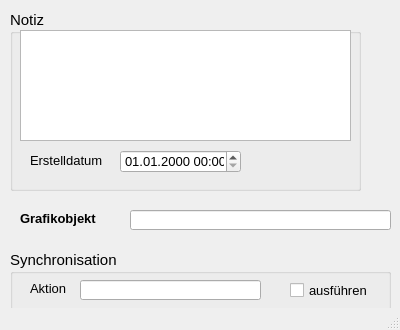
<?xml version="1.0" encoding="UTF-8"?>
<ui version="4.0">
 <class>MainWindow</class>
 <widget class="QMainWindow" name="MainWindow">
  <property name="geometry">
   <rect>
    <x>0</x>
    <y>0</y>
    <width>400</width>
    <height>330</height>
   </rect>
  </property>
  <property name="minimumSize">
   <size>
    <width>400</width>
    <height>330</height>
   </size>
  </property>
  <property name="font">
   <font>
    <family>Tahoma</family>
    <pointsize>10</pointsize>
   </font>
  </property>
  <property name="windowTitle">
   <string>Anbindung Direkteinleiter</string>
  </property>
  <property name="layoutDirection">
   <enum>Qt::LeftToRight</enum>
  </property>
  <widget class="QWidget" name="centralwidget">
   <widget class="QGroupBox" name="groupBox_3">
    <property name="geometry">
     <rect>
      <x>10</x>
      <y>10</y>
      <width>351</width>
      <height>181</height>
     </rect>
    </property>
    <property name="font">
     <font>
      <family>Tahoma</family>
      <pointsize>11</pointsize>
     </font>
    </property>
    <property name="title">
     <string>Notiz</string>
    </property>
    <widget class="QgsDateTimeEdit" name="createdat">
     <property name="geometry">
      <rect>
       <x>110</x>
       <y>140</y>
       <width>121</width>
       <height>23</height>
      </rect>
     </property>
     <property name="font">
      <font>
       <family>Tahoma</family>
       <pointsize>10</pointsize>
      </font>
     </property>
     <property name="currentSection">
      <enum>QDateTimeEdit::DaySection</enum>
     </property>
     <property name="displayFormat">
      <string>dd.MM.yyyy HH:mm</string>
     </property>
    </widget>
    <widget class="QLabel" name="label_71">
     <property name="geometry">
      <rect>
       <x>20</x>
       <y>140</y>
       <width>91</width>
       <height>21</height>
      </rect>
     </property>
     <property name="font">
      <font>
       <family>Tahoma</family>
       <pointsize>10</pointsize>
      </font>
     </property>
     <property name="text">
      <string>Erstelldatum</string>
     </property>
    </widget>
    <widget class="QTextEdit" name="notiz">
     <property name="geometry">
      <rect>
       <x>10</x>
       <y>20</y>
       <width>331</width>
       <height>111</height>
      </rect>
     </property>
     <property name="minimumSize">
      <size>
       <width>0</width>
       <height>0</height>
      </size>
     </property>
     <property name="toolTip">
      <string>&lt;html&gt;&lt;head/&gt;&lt;body&gt;&lt;p&gt;Platz für zusätzliche Kommentare.&lt;/p&gt;&lt;/body&gt;&lt;/html&gt;</string>
     </property>
     <property name="statusTip">
      <string>Platz für zusätzliche Kommentare.</string>
     </property>
    </widget>
   </widget>
   <widget class="QLabel" name="label_21">
    <property name="geometry">
     <rect>
      <x>20</x>
      <y>210</y>
      <width>101</width>
      <height>16</height>
     </rect>
    </property>
    <property name="font">
     <font>
      <family>Tahoma</family>
      <pointsize>10</pointsize>
      <weight>75</weight>
      <bold>true</bold>
     </font>
    </property>
    <property name="text">
     <string>Grafikobjekt</string>
    </property>
   </widget>
   <widget class="QGroupBox" name="groupBox_sync">
    <property name="geometry">
     <rect>
      <x>10</x>
      <y>250</y>
      <width>381</width>
      <height>61</height>
     </rect>
    </property>
    <property name="font">
     <font>
      <family>Tahoma</family>
      <pointsize>11</pointsize>
     </font>
    </property>
    <property name="title">
     <string>Synchronisation</string>
    </property>
    <widget class="QCheckBox" name="status">
     <property name="geometry">
      <rect>
       <x>280</x>
       <y>30</y>
       <width>101</width>
       <height>21</height>
      </rect>
     </property>
     <property name="font">
      <font>
       <family>Tahoma</family>
       <pointsize>10</pointsize>
      </font>
     </property>
     <property name="toolTip">
      <string>Synchronisation aktivieren</string>
     </property>
     <property name="statusTip">
      <string>Synchronisation aktivieren</string>
     </property>
     <property name="text">
      <string>ausführen</string>
     </property>
    </widget>
    <widget class="QLabel" name="label_19">
     <property name="geometry">
      <rect>
       <x>20</x>
       <y>30</y>
       <width>51</width>
       <height>16</height>
      </rect>
     </property>
     <property name="font">
      <font>
       <family>Tahoma</family>
       <pointsize>10</pointsize>
      </font>
     </property>
     <property name="text">
      <string>Aktion</string>
     </property>
    </widget>
    <widget class="QLineEdit" name="aktion">
     <property name="geometry">
      <rect>
       <x>70</x>
       <y>30</y>
       <width>181</width>
       <height>20</height>
      </rect>
     </property>
     <property name="toolTip">
      <string>&lt;html&gt;&lt;head/&gt;&lt;body&gt;&lt;p&gt;Maßnahme zur Synchronisation&lt;/p&gt;&lt;/body&gt;&lt;/html&gt;</string>
     </property>
     <property name="statusTip">
      <string>Maßnahme zur Synchronisation</string>
     </property>
    </widget>
   </widget>
   <widget class="QLineEdit" name="objekt">
    <property name="geometry">
     <rect>
      <x>130</x>
      <y>210</y>
      <width>261</width>
      <height>20</height>
     </rect>
    </property>
    <property name="toolTip">
     <string>&lt;html&gt;&lt;head/&gt;&lt;body&gt;&lt;p&gt;Textbeschreibung (WKT) des Grafikobjekts&lt;/p&gt;&lt;/body&gt;&lt;/html&gt;</string>
    </property>
    <property name="statusTip">
     <string>Textbeschreibung des Grafikobjekts</string>
    </property>
   </widget>
  </widget>
  <widget class="QStatusBar" name="statusbar"/>
 </widget>
 <customwidgets>
  <customwidget>
   <class>QgsDateTimeEdit</class>
   <extends>QDateTimeEdit</extends>
   <header>qgsdatetimeedit.h</header>
  </customwidget>
 </customwidgets>
 <resources/>
 <connections/>
</ui>
